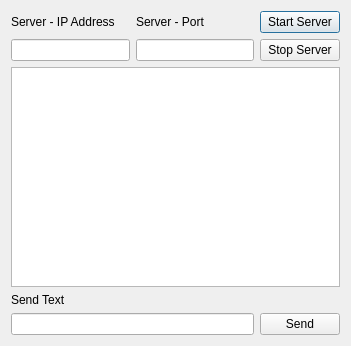
<?xml version="1.0" encoding="UTF-8"?>
<ui version="4.0">
 <class>serverMain</class>
 <widget class="QDialog" name="serverMain">
  <property name="geometry">
   <rect>
    <x>0</x>
    <y>0</y>
    <width>351</width>
    <height>346</height>
   </rect>
  </property>
  <property name="windowTitle">
   <string>serverMain</string>
  </property>
  <layout class="QGridLayout" name="gridLayout">
   <item row="0" column="0">
    <layout class="QHBoxLayout" name="horizontalLayout_2">
     <item>
      <layout class="QVBoxLayout" name="verticalLayout_4">
       <item>
        <widget class="QLabel" name="label">
         <property name="text">
          <string>Server - IP Address</string>
         </property>
        </widget>
       </item>
       <item>
        <widget class="QLineEdit" name="serverIP"/>
       </item>
      </layout>
     </item>
     <item>
      <layout class="QVBoxLayout" name="verticalLayout_3">
       <item>
        <widget class="QLabel" name="label_2">
         <property name="text">
          <string>Server - Port</string>
         </property>
        </widget>
       </item>
       <item>
        <widget class="QLineEdit" name="serverPort"/>
       </item>
      </layout>
     </item>
     <item>
      <layout class="QVBoxLayout" name="verticalLayout_5">
       <item>
        <widget class="QPushButton" name="startServer">
         <property name="text">
          <string>Start Server</string>
         </property>
        </widget>
       </item>
       <item>
        <widget class="QPushButton" name="stopServer">
         <property name="text">
          <string>Stop Server</string>
         </property>
        </widget>
       </item>
      </layout>
     </item>
    </layout>
   </item>
   <item row="1" column="0">
    <widget class="QListWidget" name="serverInfo">
     <property name="sizePolicy">
      <sizepolicy hsizetype="Expanding" vsizetype="Expanding">
       <horstretch>0</horstretch>
       <verstretch>0</verstretch>
      </sizepolicy>
     </property>
    </widget>
   </item>
   <item row="2" column="0">
    <layout class="QVBoxLayout" name="verticalLayout">
     <item>
      <widget class="QLabel" name="label_3">
       <property name="sizePolicy">
        <sizepolicy hsizetype="Fixed" vsizetype="Fixed">
         <horstretch>0</horstretch>
         <verstretch>0</verstretch>
        </sizepolicy>
       </property>
       <property name="text">
        <string>Send Text</string>
       </property>
      </widget>
     </item>
     <item>
      <layout class="QHBoxLayout" name="horizontalLayout">
       <item>
        <widget class="QLineEdit" name="textTosend">
         <property name="sizePolicy">
          <sizepolicy hsizetype="Expanding" vsizetype="Fixed">
           <horstretch>0</horstretch>
           <verstretch>0</verstretch>
          </sizepolicy>
         </property>
        </widget>
       </item>
       <item>
        <widget class="QPushButton" name="sendText">
         <property name="sizePolicy">
          <sizepolicy hsizetype="Preferred" vsizetype="Fixed">
           <horstretch>0</horstretch>
           <verstretch>0</verstretch>
          </sizepolicy>
         </property>
         <property name="text">
          <string>Send</string>
         </property>
        </widget>
       </item>
      </layout>
     </item>
    </layout>
   </item>
  </layout>
 </widget>
 <layoutdefault spacing="6" margin="11"/>
 <resources/>
 <connections/>
</ui>
